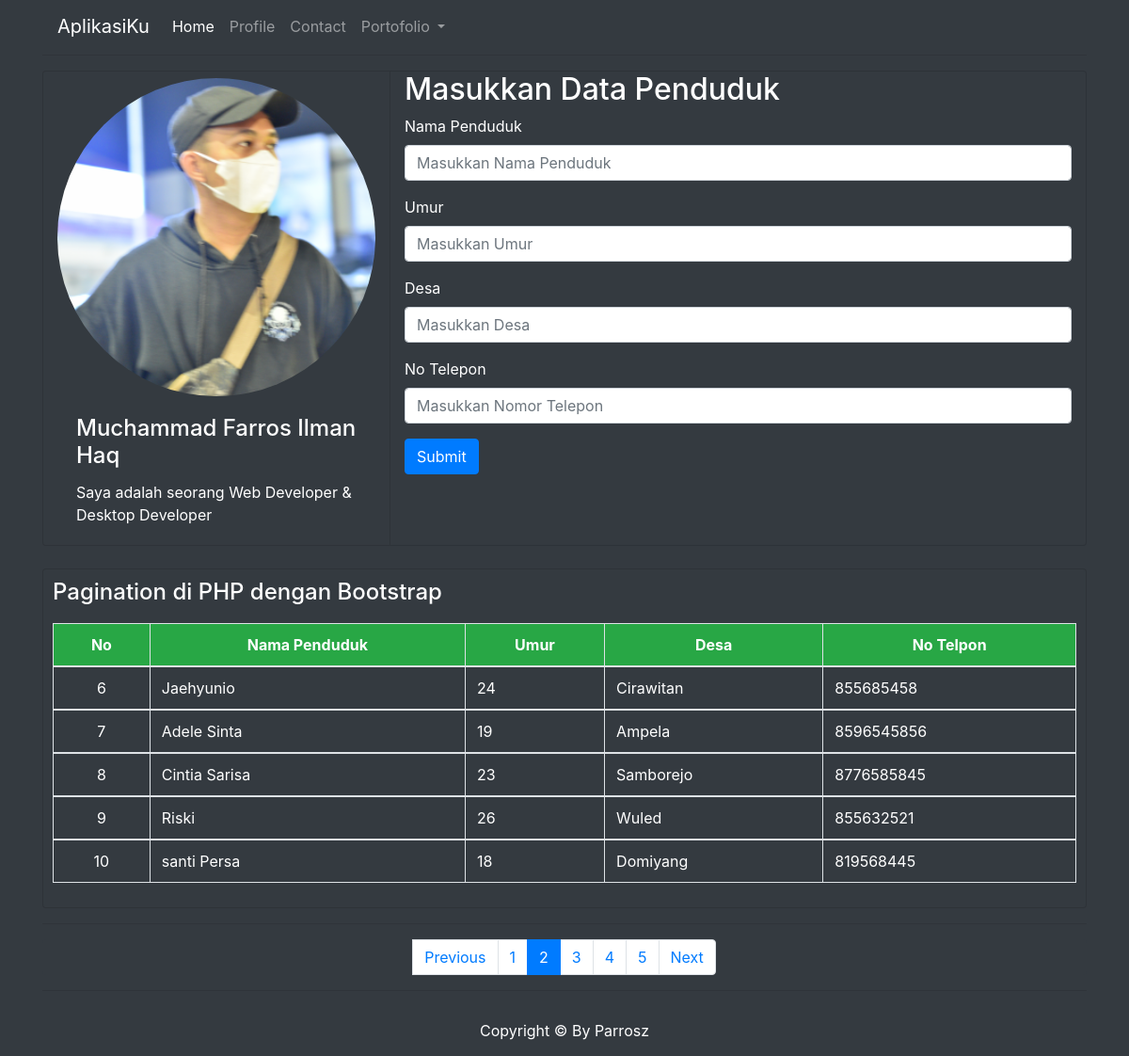
The app's page /index.php?halaman=2 with its own data.
### tables this page shows
CREATE TABLE `penduduk` (
  `id_penduduk` int(6) NOT NULL,
  `nama` varchar(100) NOT NULL,
  `umur` int(3) NOT NULL,
  `desa` varchar(50) NOT NULL,
  `notelp` varchar(20) NOT NULL
);

### index.php (the view, shortened to what this page needs)
<html>
<head>
    <link rel="stylesheet" type="text/css" href="bootstrap/css/bootstrap.min.css">
    <link rel="stylesheet" type="text/css" href="css/bootstrap.css">
</head>
<body class="bg-dark">
    <div class="container">
        <nav class="navbar navbar-expand-lg navbar-dark bg-dark">
            <a class="navbar-brand" href="index.php">AplikasiKu</a>
            <div class="collapse navbar-collapse" id="navbarSupportedContent">
                <ul class="navbar-nav mr-auto">
                    <li class="nav-item active">
                        <a class="nav-link" href="index.php">Home <span class="sr-only">(current)</span></a>
                    </li>
                    <li class="nav-item">
                        <a class="nav-link" href="profile.html">Profile</a>
                    </li>
                    <li class="nav-item">
                        <a class="nav-link" href="contact.html">Contact</a>
                    </li>
                    <li class="nav-item dropdown">
                        <a class="nav-link dropdown-toggle" href="#" role="button" data-toggle="dropdown" aria-expanded="false">
                            Portofolio
                        </a>
                    </li>
                </ul>
            </div>
        </nav>
        <hr style="margin-top: 2px;">
        <div class="card-group bg-dark" style="margin-top: 10px;">
            <div class="card col-sm-4 bg-dark">
                <img src="img/parrosz.jpg" alt="" class="card-img-top rounded-circle" style="width: 100%; margin-top: 7px;">
                <div class="card-body">
                    <h4 class="card-title text-white">Muchammad Farros Ilman Haq</h4>
                    <p class="card-text text-white">Saya adalah seorang Web Developer & Desktop Developer</p>
                </div>
            </div>
            <div class="card col-sm-8 bg-dark">
                <h2 class="text-white">Masukkan Data Penduduk</h2>
                <form action="aksi-add-pend.php" method="post">
                    <div class="form-group text-white">
                        <label for="text">Nama Penduduk</label>
                        <input type="text" class="form-control" placeholder="Masukkan Nama Penduduk" name="nama">
                    </div>
                    <div class="form-group text-white">
                        <label for="text">Umur</label>
                        <input type="text" class="form-control" placeholder="Masukkan Umur" name="umur">
                    </div>
                    <div class="form-group text-white">
                        <label for="text">Desa</label>
                        <input type="text" class="form-control" placeholder="Masukkan Desa" name="desa">
                    </div>
                    <div class="form-group text-white">
                        <label for="text">No Telepon</label>
                        <input type="text" class="form-control" placeholder="Masukkan Nomor Telepon" name="notelp">
                    </div>
                    <button type="submit" class="btn btn-primary">Submit</button>
                </form>
            </div>
        </div>
        <br>
        <div class="card bg-dark" style="padding: 10px;">
            <h4 class="text-white" style="margin-bottom: -5px;">Pagination di PHP dengan Bootstrap</h4>
            <table class="table table-bordered table-hover">
                <br>
                <thead>
                    <tr class="bg-success">
                        <th class="text-white">
                            <center>No</center>
                        </th>
                        <th class="text-white">
                            <center>Nama Penduduk</center>
                        </th>
                        <th class="text-white">
                            <center>Umur</center>
                        </th>
                        <th class="text-white">
                            <center>Desa</center>
                        </th>
                        <th class="text-white">
                            <center>No Telpon</center>
                        </th>
                    </tr>
                </thead>
                <?php
                include "koneksi.php";
                $batas   = 5;
                $halaman = @$_GET['halaman'];
                $previous = $halaman - 1;
                $next = $halaman + 1;
                if (empty($halaman)) {
                    $posisi  = 0;
                    $halaman = 1;
                } else {
                    $posisi  = ($halaman - 1) * $batas;
                }
                $no = $posisi + 1;
                $sql = "select * from penduduk order by id_penduduk asc limit $posisi,$batas";
                $hasil = mysqli_query($kon, $sql);
                while ($data = mysqli_fetch_array($hasil)) {
                ?>
                    <tbody>
                        <tr>
                            <td class="text-white">
                                <center><?php echo $no; ?></center>
                            </td>
                            <td class="text-white"><?php echo $data["nama"]; ?></td>
                            <td class="text-white"><?php echo $data["umur"];   ?></td>
                            <td class="text-white"><?php echo $data["desa"];   ?></td>
                            <td class="text-white"><?php echo $data["notelp"];   ?></td>
                        </tr>
                    </tbody>
                <?php
                    $no++;
                }
                ?>
            </table>
        </div>
        <hr>
        <?php
        $query2     = mysqli_query($kon, "select * from penduduk");
        $jmldata    = mysqli_num_rows($query2);
        $jmlhalaman = ceil($jmldata / $batas);
        ?>
        <div class="text-center">
            <ul class="pagination justify-content-center bg-dark">
                <a class="page-link" <?php if ($halaman > 1) {
                                            echo "a class='page-link' href='?halaman=$previous'";
                                        } ?>>Previous</a>
                <?php
                for ($i = 1; $i <= $jmlhalaman; $i++) {
                    if ($i != $halaman) {
                        echo "<li class='page-item'><a class='page-link' href='index.php?halaman=$i'>$i</a></li>";
                    } else {
                        echo "<li class='page-item active'><a class='page-link' href='#'>$i</a></li>";
                    }
                }
                ?>
                <li class="page-item">
                    <a class="page-link" <?php if ($halaman < $jmlhalaman) {
                                                echo "a class='page-link' href='index.php?halaman=$next'";
                                            } ?>>Next</a>
                </li>
            </ul>
        </div>
        <hr style="margin-top: 2px;">
        <div class="footer text-center text-white" style="margin-bottom: 15px; margin-top: 30px;">
            Copyright &copy; By Parrosz
        </div>
    </div>
</body>
</html>

### records on screen
penduduk: nama "Jaehyunio", umur "24", desa "Cirawitan", notelp "855685458"
penduduk: nama "Adele Sinta", umur "19", desa "Ampela", notelp "8596545856"
penduduk: nama "Cintia Sarisa", umur "23", desa "Samborejo", notelp "8776585845"
penduduk: nama "Riski", umur "26", desa "Wuled", notelp "855632521"
penduduk: nama "santi Persa", umur "18", desa "Domiyang", notelp "819568445"
